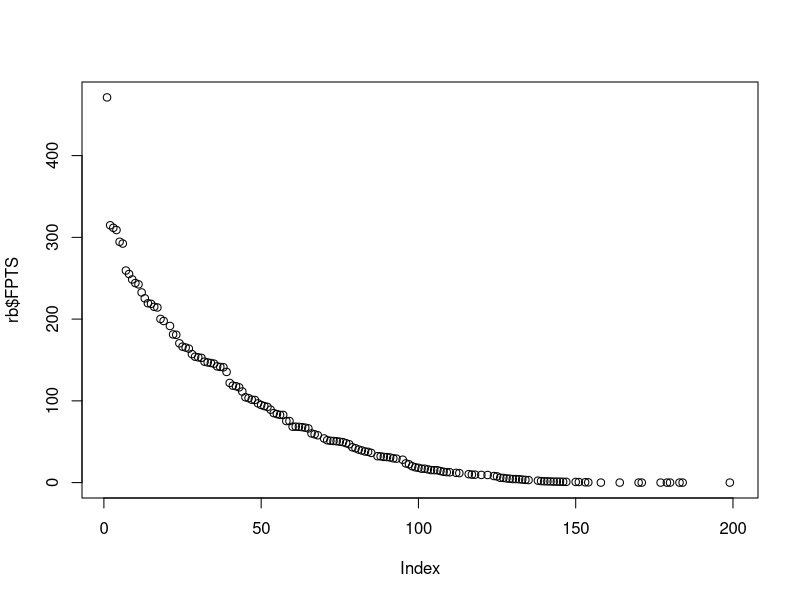

This chart was generated by the following R code:
qb <- read.csv("fantasy football - QB.csv")
wr <- read.csv("fantasy football - WR.csv")
te <- read.csv("fantasy football - TE.csv")
rb <- read.csv("fantasy football - RB.csv")

head(qb)

plot(rb$FPTS)

